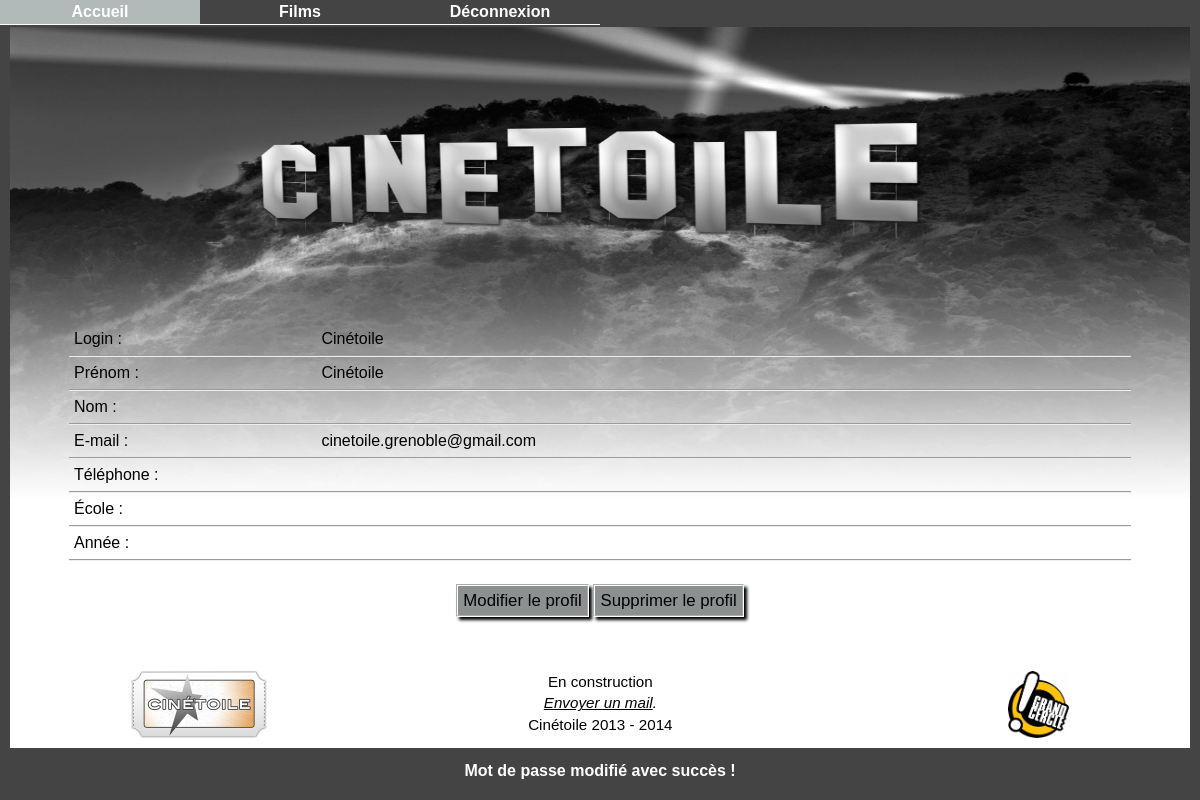
Page /profil.php (signed in) on the committed database.
### tables this page shows
CREATE TABLE IF NOT EXISTS `Membre` (
  `login` varchar(32) NOT NULL,
  `password` varchar(64) NOT NULL,
  `droits` enum('0','1','2','3') NOT NULL,
  `prenom` varchar(32) NOT NULL,
  `nom` varchar(32) DEFAULT NULL,
  `email` varchar(64) DEFAULT NULL,
  `telephone` varchar(10) DEFAULT NULL,
  `ecole` enum('Autre','Ense3','Ensimag','GI','Pagora','Phelma') DEFAULT NULL,
  `annee` enum('Autre','1','2','3') DEFAULT NULL,
  PRIMARY KEY (`login`)
);

### profil.php (called while the page is built)
<?php
require_once 'Controllers/ProfilController.class.php';
new ProfilController();
?>

### Lib/connexion.php (called while the page is built)
<?php
function connexion_bd() {
    $dsn = 'mysql:host=localhost;port=3306;dbname=cinetoile;charset=utf8';
    $user = 'Cinetoile';
    $password = 'tarantino';
    try {
        $dbh = new PDO($dsn, $user, $password);
    } catch (PDOException $e) {
        echo 'Connexion &agrave; la base de donn&eacute;es &eacute;chou&eacute;e : ' . $e->getMessage();
    }
    return $dbh;
}
?>

### Tables/Table.php (called while the page is built, shortened)
<?php
require_once 'Lib/connexion.php';
abstract class Table {
    protected $dbh;
    protected $name;
    protected $primaryKey;
    protected function __construct($name, $primaryKey) {
        $this->name = $name;
        $this->primaryKey = $primaryKey;
        defined('connect') || ($this->dbh = connexion_bd());
    }
    public function getAttributes($key) {
        $query = "SELECT * FROM $this->name WHERE $this->primaryKey = '$key';";
        $sth = $this->dbh->query($query);
        return $sth->fetch(PDO::FETCH_ASSOC);
    }
}
?>

### Tables/TableMembre.php (called while the page is built, shortened)
<?php
require_once('Table.php');
require_once(dirname(__FILE__) . '/../Beans/Membre.class.php');
class TableMembre extends Table {
    private function parseRow($row) {
        $login = $row['login'];
        $password = isset($row['password']) ? $row['password'] : NULL;
        $prenom = $row['prenom'];
        $nom = $row['nom'];
        $email = $row['email'];
        $telephone = $row['telephone'];
        $ecole = $row['ecole'];
        $annee = $row['annee'];
        $droits = (int) $row['droits'];
        return new Membre($login, $password, $droits, $prenom, $nom, $email, $telephone, $ecole, $annee);
    }
    public function getAttributes($key) {
        $row = parent::getAttributes($key);
        return $this->parseRow($row);
    }
}
?>

### Beans/Membre.class.php (called while the page is built, shortened)
<?php
class Membre {
    private $login;
    protected $prenom;
    protected $email;
    function __construct($login, $password = null, $droits = 1, $prenom = null, $nom = null, $email = null, $telephone = null, $ecole = null, $annee = null) {
        $this->login = $login;
        $this->prenom = $prenom;
        $this->email = $email;
    }
    public function getLogin() {
        return $this->login;
    }
    public function getPrenom() {
        return $this->prenom;
    }
    public function getEmail() {
        return $this->email;
    }
}
?>

### Views/Profil/profil.view.php (the view, shortened to what this page needs)
<?php if ($is_password_changed) : ?>
    <p class="message">Mot de passe modifié avec succès !</p>
<?php endif; ?>
<dl>
    <dt>Login : </dt>
    <dd><?php echo $membre->getLogin(); ?></dd>
    <dt>Pr&eacute;nom : </dt>
    <dd><?php echo $membre->getPrenom(); ?></dd>
    <dt>Nom : </dt>
    <dd><?php echo $membre->getNom(); ?></dd>
    <dt>E-mail : </dt>
    <dd><?php echo $membre->getEmail(); ?></dd>
    <dt>T&eacute;l&eacute;phone : </dt>
    <dd><?php echo telephone_format($membre->getTelephone()); ?></dd>
    <dt>&Eacute;cole : </dt>
    <dd><?php echo $membre->getEcole(); ?></dd>
    <dt>Ann&eacute;e : </dt>
    <dd><?php echo annee_format($membre->getAnnee()); ?></dd>
</dl>
<div class="options">
    <a class="button" href="profil.php/modifier">Modifier le profil</a>
    <a class="button" href="profil.php/supprimer" onclick="return confirmLink(this);">Supprimer le profil</a>
</div>

### css/style.css (style rules this page uses)
html { font-size: 100%; background-color: #444444; padding: 0 10px 0 10px; }
body { min-width: 300px; margin: auto; background-color: white; background-image: url(../Images/Backgrounds/bg-header.jpg); background-repeat: no-repeat; background-size: 100% 500px; background-position-x: center; background-position-y: -30px; background-origin: content-box; font-family: arial; font-size: 1em; text-align: center; z-index: 0; }
a { color: black; }
.options { margin-top: 30px; margin-bottom: 30px; text-align: center; font-size: 1.05em; }
.button { text-decoration: none; border-style: groove; border-width: 2px; border-color: white; padding: 5px; background-color: #8d9090; box-shadow: 3px 3px 3px black; }
dl { text-align: left; line-height: 2em; }
dl * { border-bottom: groove 2px; }
dt { clear: left; float: left; padding-left: 5px; padding-right: 5px; }
dd { clear: right; padding-left: 20%; padding-right: 5px; min-height: 2em; }
.message { background-color: #444444; color: white; font-weight: bold; position: fixed; bottom: 0; left: 15%; width: 70%; padding: 4px; box-sizing: border-box; z-index: 1; }

### rows in the picture
membre: login "Cinétoile", prenom "Cinétoile", email "cinetoile.grenoble@gmail.com"

### other values in the picture
$current_school_year['first_year'] "2013"
$current_school_year['second_year'] "2014"
